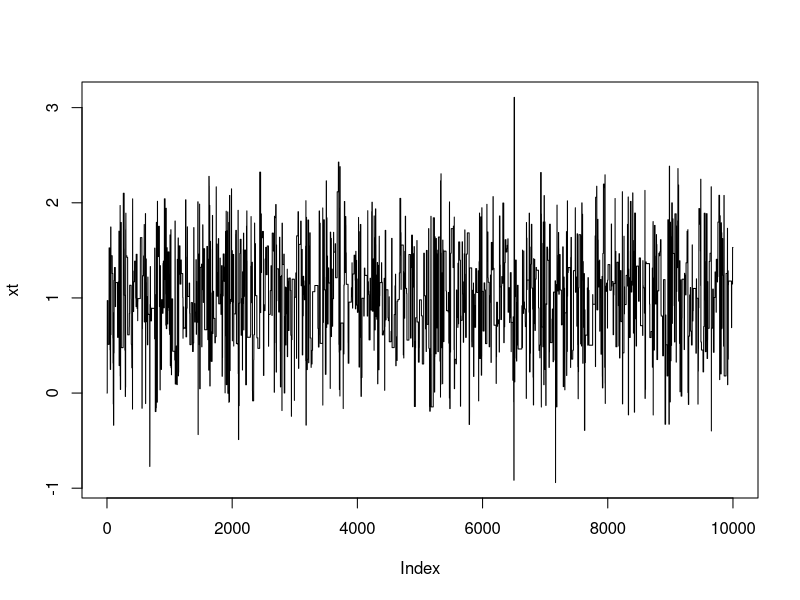
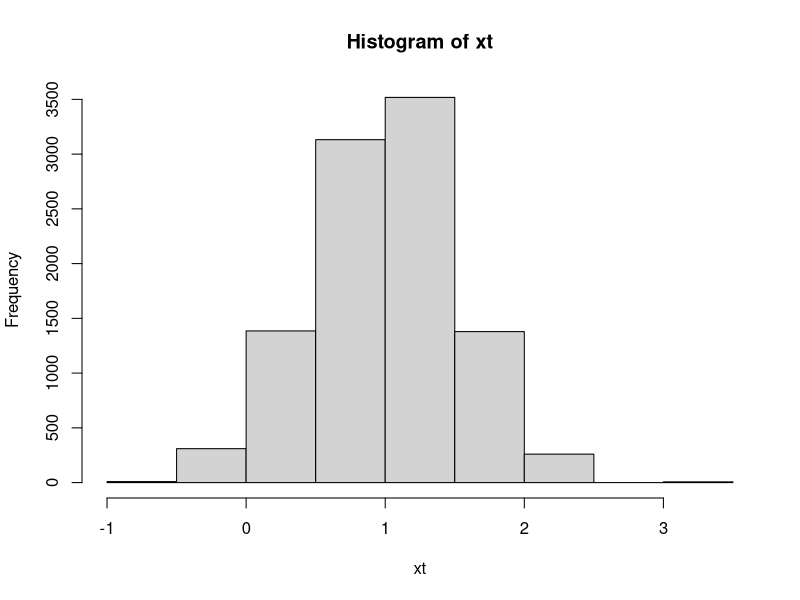

Generate these figures, in order, with R:
#' This script illustrates the Metropolis-Hastings algorithm, as described in A. Meucci,"Risk and Asset Allocation",
#' Springer, 2005,  Chapter 7.
#'
#' @references
#' \url{http://symmys.com/node/170}
#' See Meucci's script for "S_MarkovChainMonteCarlo.m"
#
#' @author Xavier Valls \email{flamejat@@gmail.com}

##################################################################################################################
### Set-up target and candidate
# kernel of the target distribution
kernel = function(x) dnorm( x, 1, 0.5 );

# parameters of the normal candidate distribution
mu  = 0;
sig = 5;

##################################################################################################################
### Set up MH algorithm
nSim = 10000;
xt = matrix( NaN, nSim, 1);
xt[ 1 ] = 0;
nacc = 0;
for( i in 2 : nSim )
{
    # normal candidate
    r = mu + sig * rnorm(1);
    # kernel at candidate
    f1 = kernel( r );
    # kernel at past
    f2 = kernel( xt[ i-1 ] );
    prob = f1 / f2;
    xt[ i ] = xt[ i-1 ];
    if( prob > 1 || runif(1) > (1 - prob) )
    {
        xt[ i ] = r; 
        nacc = nacc + 1;   
    }  
}
##################################################################################################################
### Post-process output
# acceptance rate
print( nacc / nSim );

# display MCMC over time
dev.new();
plot( xt, type = "l" );

# distribution
dev.new();
hist( xt, log(10*nSim) );
